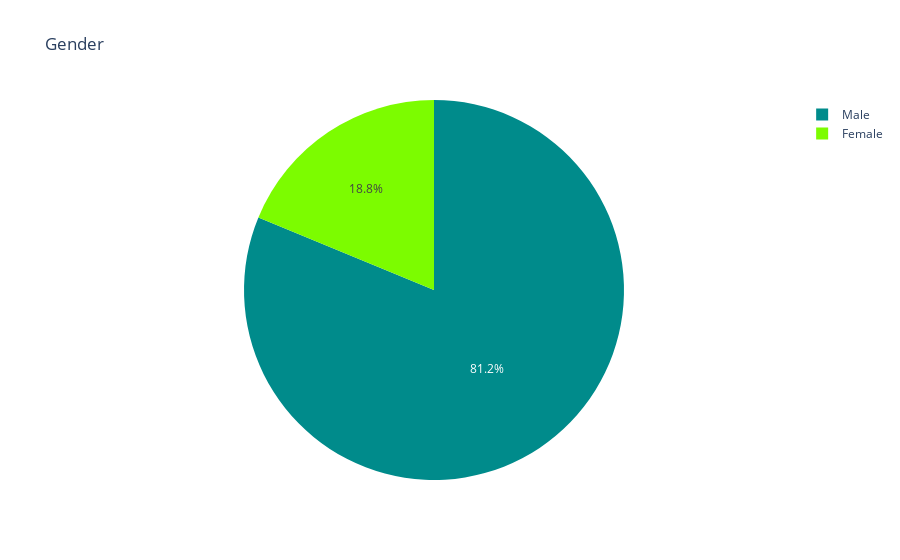

Notebook source saved alongside this figure:
### Code cell
pie_chart(loan,"Gender")

### Figure 1 — Plotly figure (JSON) as saved in the notebook; plotly's stock layout.template omitted (floating-point values rounded to 4 significant figures)
{"data": [{"domain": {"x": [0, 1], "y": [0, 1]}, "hovertemplate": "label=%{label}<br>value=%{value}<extra></extra>", "labels": ["Male", "Female"], "legendgroup": "", "name": "", "showlegend": true, "type": "pie", "values": [79.51, 18.36]}], "layout": {"legend": {"tracegroupgap": 0}, "piecolorway": ["darkcyan", "lawngreen"], "title": {"text": "Gender"}}}
